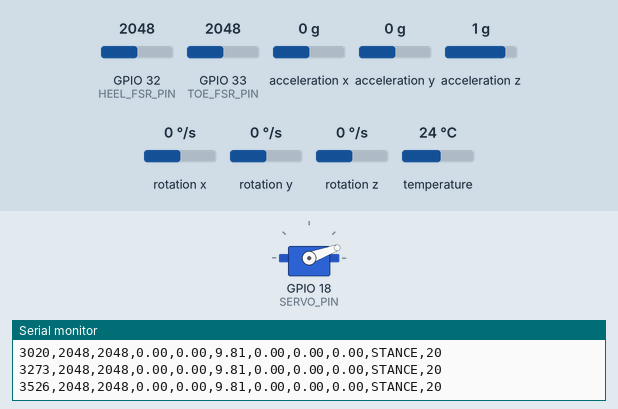
The sketch below on a simulated ESP32. On the bench: servo, the last lines printed to the serial monitor. Inputs (shaded band) come from the test bench; at power-on: GPIO 32 (HEEL_FSR_PIN) = 2048, GPIO 33 (TOE_FSR_PIN) = 2048, acceleration x 0 g, acceleration y 0 g, acceleration z 1 g, rotation x 0 °/s, rotation y 0 °/s, rotation z 0 °/s, temperature 24 °C. WiFi joins after 1.5 s; servers stay silent unless stated; uploads are accepted with an empty reply.

Above: at 3.7 s.
3.8 s: GPIO 32 (HEEL_FSR_PIN) set to 1073
5.3 s: GPIO 32 (HEEL_FSR_PIN) set to 955
At 6.3 s:
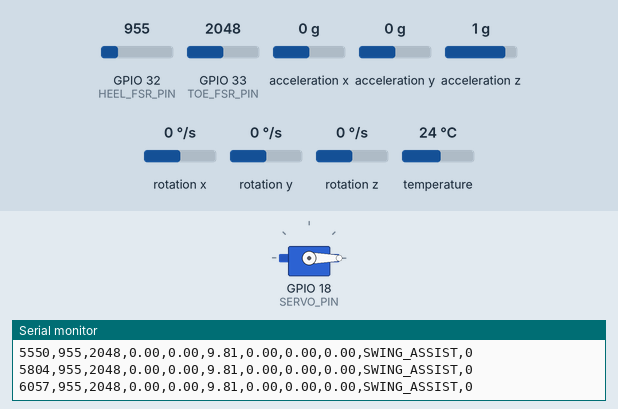
Timing chart, 0 to 8.3 s (numbered marks = the images above; inputs shaded):
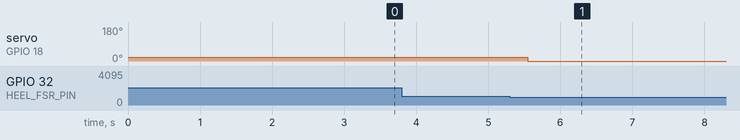

The sketch:

actigait_wifi_telemetry.ino
```cpp
#include <WiFi.h>
#include <HTTPClient.h>
#include <Wire.h>
#include <Adafruit_MPU6050.h>
#include <Adafruit_Sensor.h>
#include <ESP32Servo.h>

// ==========================================
// Wi-Fi Configuration
// ==========================================
const char* WIFI_SSID     = "Pixel_3309";
const char* WIFI_PASSWORD = "skillissue";

// FastAPI server URL (Note: ensure port :8000 is included if running default FastAPI)
const char* TELEMETRY_SERVER_URL = "http://172.16.131.187:8000/telemetry";

// ==========================================
// Hardware Objects
// ==========================================
Adafruit_MPU6050 mpu;
Servo assistServo;

// ==========================================
// Pin Definitions
// ==========================================
const int HEEL_FSR_PIN = 32;
const int TOE_FSR_PIN  = 33;

const int SDA_PIN = 21;
const int SCL_PIN = 22;

const int SERVO_PIN = 18;

// ==========================================
// Servo & Threshold Calibration
// ==========================================
const int SLACK_ANGLE  = 20;  // Cable relaxed during stance
const int ASSIST_ANGLE = 0;   // Cable tensioned to assist foot lift
const int HEEL_THRESHOLD = 1000;

// ==========================================
// State Machine Variables
// ==========================================
bool heelWasLoaded = false;
bool assisting = false;

void setup() {
  Serial.begin(115200);
  delay(1000);

  // ---------- I2C ----------
  Wire.begin(SDA_PIN, SCL_PIN);

  // ---------- MPU6050 ----------
  if (!mpu.begin()) {
    Serial.println("[ERROR] MPU6050 NOT FOUND!");
    while (1) {
      delay(1000);
    }
  }

  mpu.setAccelerometerRange(MPU6050_RANGE_8_G);
  mpu.setGyroRange(MPU6050_RANGE_500_DEG);
  mpu.setFilterBandwidth(MPU6050_BAND_21_HZ);

  // ---------- SERVO ----------
  assistServo.setPeriodHertz(50);
  assistServo.attach(SERVO_PIN, 500, 2400);
  assistServo.write(SLACK_ANGLE); // Start relaxed

  // ---------- Wi-Fi Connection ----------
  Serial.print("[INFO] Connecting to Wi-Fi: ");
  Serial.println(WIFI_SSID);
  WiFi.begin(WIFI_SSID, WIFI_PASSWORD);

  int attempts = 0;
  while (WiFi.status() != WL_CONNECTED && attempts < 20) {
    delay(500);
    Serial.print(".");
    attempts++;
  }

  if (WiFi.status() == WL_CONNECTED) {
    Serial.println("\n[INFO] Wi-Fi Connected!");
    Serial.print("[INFO] ESP32 IP: ");
    Serial.println(WiFi.localIP());
  } else {
    Serial.println("\n[WARN] Wi-Fi timed out. Continuing with Serial stream.");
  }

  // ---------- CSV Header ----------
  Serial.println(
    "timestamp,heel_fsr,toe_fsr,"
    "accel_x,accel_y,accel_z,"
    "gyro_x,gyro_y,gyro_z,"
    "gait_state,servo_angle"
  );
}

void loop() {
  // ---------- MPU6050 Readings ----------
  sensors_event_t acceleration;
  sensors_event_t gyro;
  sensors_event_t temperature;
  mpu.getEvent(&acceleration, &gyro, &temperature);

  // ---------- FSR Readings ----------
  int heelPressure = analogRead(HEEL_FSR_PIN);
  int toePressure  = analogRead(TOE_FSR_PIN);

  // Calculate Shin Pitch (degrees)
  float pitch = atan2(-acceleration.acceleration.x,
                      sqrt(acceleration.acceleration.y * acceleration.acceleration.y +
                           acceleration.acceleration.z * acceleration.acceleration.z)) * 180.0 / PI;

  // ---------- Heel State & Servo Trigger ----------
  bool heelLoaded = heelPressure >= HEEL_THRESHOLD;

  if (heelLoaded) {
    // Heel Contact -> Relax Cable
    if (assisting) {
      Serial.println(">>> HEEL CONTACT - RELEASE <<<");
      assistServo.write(SLACK_ANGLE);
      assisting = false;
    }
    heelWasLoaded = true;
  } else {
    // Heel Off -> Tension Cable to Assist Dorsiflexion
    if (heelWasLoaded && !assisting) {
      Serial.println(">>> HEEL OFF - ASSIST <<<");
      assistServo.write(ASSIST_ANGLE);
      assisting = true;
    }
    heelWasLoaded = false;
  }

  // ---------- Determine Gait & Servo State Strings ----------
  String gaitState;
  String servoState;
  int currentAngle = assisting ? ASSIST_ANGLE : SLACK_ANGLE;

  if (assisting) {
    gaitState  = "SWING_ASSIST";
    servoState = "TENSION";
  } else if (heelLoaded) {
    gaitState  = "STANCE";
    servoState = "SLACK";
  } else {
    gaitState  = "HEEL_OFF";
    servoState = "SLACK";
  }

  // ---------- 1. Serial CSV Telemetry ----------
  Serial.print(millis());
  Serial.print(",");
  Serial.print(heelPressure);
  Serial.print(",");
  Serial.print(toePressure);
  Serial.print(",");
  Serial.print(acceleration.acceleration.x);
  Serial.print(",");
  Serial.print(acceleration.acceleration.y);
  Serial.print(",");
  Serial.print(acceleration.acceleration.z);
  Serial.print(",");
  Serial.print(gyro.gyro.x);
  Serial.print(",");
  Serial.print(gyro.gyro.y);
  Serial.print(",");
  Serial.print(gyro.gyro.z);
  Serial.print(",");
  Serial.print(gaitState);
  Serial.print(",");
  Serial.println(currentAngle);

  // ---------- 2. Wi-Fi HTTP Telemetry to FastAPI ----------
  if (WiFi.status() == WL_CONNECTED) {
    HTTPClient http;
    http.begin(TELEMETRY_SERVER_URL);
    http.addHeader("Content-Type", "application/json");

    String jsonPayload = "{";
    jsonPayload += "\"device_id\":\"actigait-01\",";
    jsonPayload += "\"heel_fsr\":" + String(heelPressure) + ",";
    jsonPayload += "\"toe_fsr\":" + String(toePressure) + ",";
    jsonPayload += "\"pitch\":" + String(pitch, 2) + ",";
    jsonPayload += "\"gyro_y\":" + String(gyro.gyro.y, 2) + ",";
    jsonPayload += "\"gait_state\":\"" + gaitState + "\",";
    jsonPayload += "\"servo_state\":\"" + servoState + "\",";
    jsonPayload += "\"battery_voltage\":7.40,";
    jsonPayload += "\"fault_code\":\"NONE\"";
    jsonPayload += "}";

    int httpCode = http.POST(jsonPayload);
    if (httpCode <= 0) {
      // Print error only if needed for debugging
      // Serial.printf("[HTTP] Error: %s\n", http.errorToString(httpCode).c_str());
    }
    http.end();
  }

  delay(50);
}
```

Measured:
- the behaviour switches between 1000 and 999 on GPIO 32 (HEEL_FSR_PIN) (found by bisection; images 0 and 1)
- after the input at 5.3 s, servo on GPIO 18 (SERVO_PIN): 20° → 0° after 0.25 s
